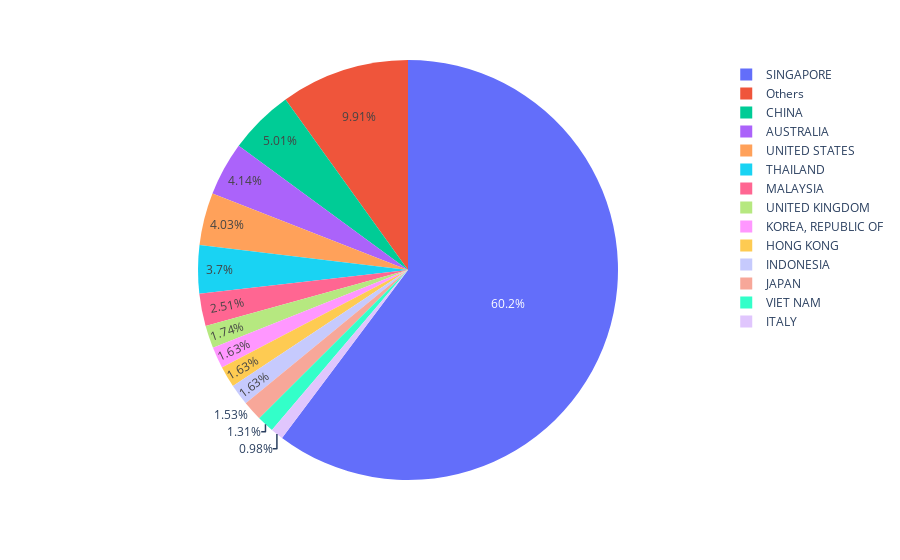

Notebook cell for this chart:
### Code cell
import plotly.express as px
fig = px.pie(df_dest,values='sum',names='destnew')
fig.show()

### Figure 1 — Plotly figure (JSON) as saved in the notebook; plotly's stock layout.template omitted (floating-point values rounded to 4 significant figures; data arrays with more than 128 entries replaced by an {"elided": "..."} marker saying what was removed)
{"data": [{"domain": {"x": [0, 1], "y": [0, 1]}, "hovertemplate": "destnew=%{label}<br>sum=%{value}<extra></extra>", "labels": {"elided": "149 str values"}, "legendgroup": "", "name": "", "showlegend": true, "type": "pie", "values": {"elided": "149 int values"}}], "layout": {"legend": {"tracegroupgap": 0}, "margin": {"t": 60}}}
